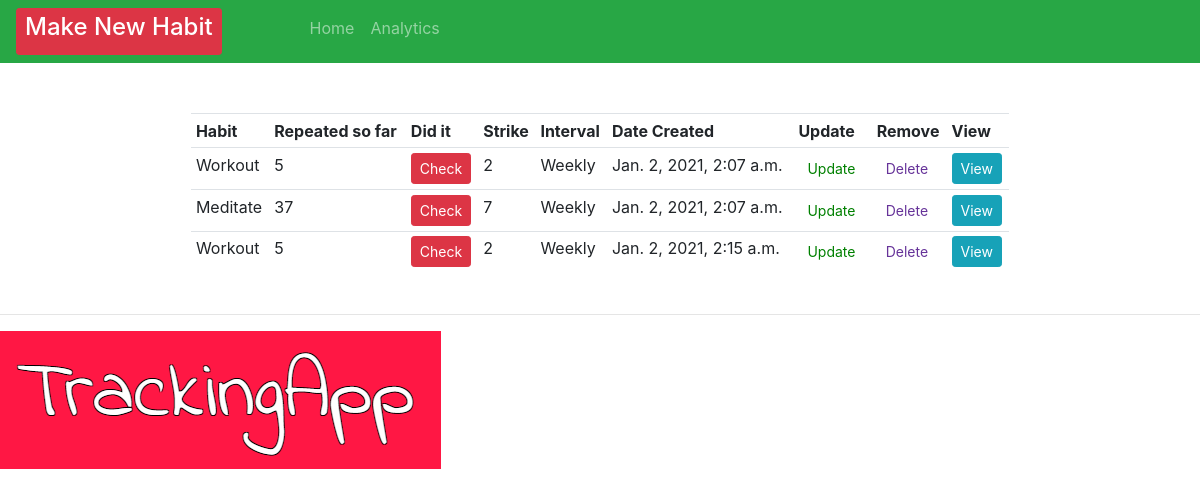
Before: / with the older database file.
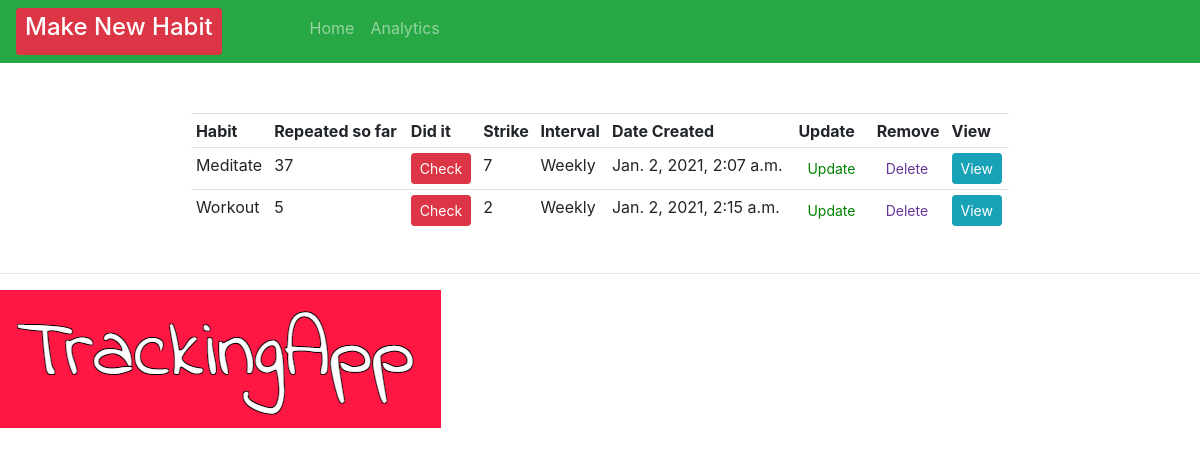
After: the same page with the newer database file.
### crm/models.py (models this page shows, shortened)
class Order(models.Model):
    INTERVAL = (
            ('Daily', 'Daily'),
            ('Weekly', 'Weekly' ),
            ('Biweekly', 'Biweekly'),
            ('Monthly', 'Monthly'),
            )
    HABIT = (
        ('Call Mum', 'Call Mum'),
        ('Workout', 'Workout'),
        ('Buy Groceries', 'Buy Groceries'),
        ('Study Maths', 'Study Maths'),
        ('Meditate', 'Meditate'),
    )
    CHECK = (
        ('Check', 'Check'),
    )
    habit = models.CharField(max_length=200, null=True, blank=True)
    predefinedHabit = models.CharField(max_length=200, null=True, choices=HABIT, blank=True)
    interval = models.CharField(max_length=400, null=True, choices=INTERVAL)
    checked = models.IntegerField(blank=True, default=0, null=True)
    strike = models.IntegerField(blank=True, default=1, null=True)
    created = models.DateTimeField(auto_now=True, auto_now_add=False, editable=False, null=True, blank=True)

### crm/views.py (the view)
# urls.py: path('', views.home, name="home" ),
def home(request):
    orders = Order.objects.all()
    count = Count.objects.all()
    total_orders = orders.count()
    context = {'orders': orders, 'total_orders': total_orders}
    return render(request, 'habit/dashboard.html', context)

### crm/templates/habit/dashboard.html (shortened to what this page needs)
{% extends 'habit/main.html' %}
{% block content %}
<br>
<div class="row" style="padding-left: 15%; padding-right: 15%;">
    <table style="margin: 3%" class="table table-sm">
        <tr>
            <th>Habit</th>
            <th>Repeated so far</th>
            <th>Did it</th>
            <th>Strike</th>
            <th>Interval</th>
            <th>Date Created</th>
            <th>Update</th>
            <th>Remove</th>
            <th>View</th>
        </tr>
        {% for order in orders %}
        <tr>
            {% if order.predefinedHabit != null and order.habit == null%} <td>
                {{ order.predefinedHabit }}
            </td> {% endif %}
            <td>
                {{order.checked}}
            </td>
            <td>
                <form action="{% url 'check_habit' order.id %}" method="POST">
                    <button type="submit" , name="post_id" , value="{{order.id}}" ,
                        class="btn btn-sm btn-danger">Check</button>
                </form>
            </td>
            <td>
                {{order.strike}}
                       </td>
            <td>{{order.interval}}</td>
            <td>{{order.created}}</td>
            <td><a class="btn btn-sm" style="color: green;" href="{% url 'update_habit' order.id %}">Update</a></td>
            <td><a class="btn btn-sm" style="color: rebeccapurple;" href="{% url 'delete' order.id %}">Delete</a></td>
            <td><a class="btn btn-sm btn-info" href="{% url 'view_habit' order.id %}">View</a></td>
        </tr>
        {% endfor %}
    </table>
</div>
{% endblock %}

### crm/templates/habit/main.html (shortened to what this page needs)
<!DOCTYPE html>
<html>
<head>
    <link rel="stylesheet" href="https://stackpath.bootstrapcdn.com/bootstrap/4.3.1/css/bootstrap.min.css"
>
</head>
<body>
    {% include 'habit/navbar.html' %}
    {% block content  %}
    {% endblock  %}
    {%load static%}
    <hr>
    <img src="{% static 'images/logo.png' %}">
</body>
</html>

### crm/templates/habit/navbar.html (shortened to what this page needs)
{%load static%}
<nav class="navbar navbar-expand-lg navbar-dark bg-success" >
    <div class="collapse navbar-collapse" id="navbarNav">
      <ul class="navbar-nav">
        <li>
          <div class="nav-item" style="margin-right:80px">
            <a class="btn btn-sm btn-block btn-danger" href="{% url 'create_habit' %}"><h4>Make New Habit</h4></a>
        </div>
        <li class="nav-item" >
          <a class="nav-link"  style="justify-content: flex-end;"  href="{% url 'home' %}">Home <span class="sr-only">(current)</span></a>
        </li>
        <li class="nav-item">
          <a class="nav-link" href="{% url 'analytics' %}">Analytics</a>
        </li>
                </li>
      </ul>
    </div>
  </nav>

Changed rows visible on the page:
removed Order: predefinedHabit "Workout", checked "5", {{ order.id }} 1 (drawn), strike "2", interval "Weekly", created "Jan. 2, 2021, 2:07 a.m."
